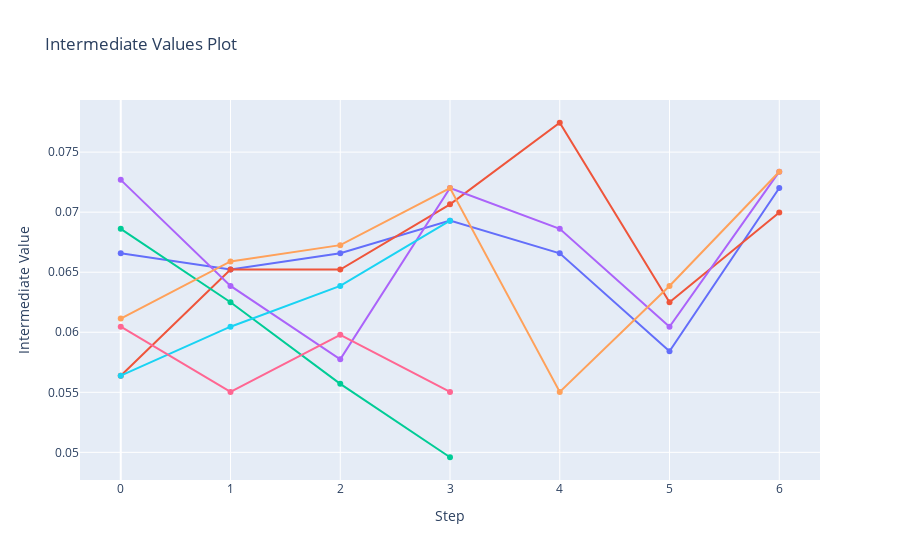

The cell this chart's notebook holds for it:
### Markdown cell above
### Tuning Visualization

### Code cell
import plotly
optuna.visualization.plot_intermediate_values(study)

### Figure 1 — Plotly figure (JSON) as saved in the notebook; plotly's stock layout.template omitted (floating-point values rounded to 4 significant figures)
{"data": [{"marker": {"maxdisplayed": 10}, "mode": "lines+markers", "name": "Trial0", "type": "scatter", "x": [0, 1, 2, 3, 4, 5, 6], "y": [0.06658, 0.06522, 0.06658, 0.06929, 0.06658, 0.05842, 0.07201]}, {"marker": {"maxdisplayed": 10}, "mode": "lines+markers", "name": "Trial1", "type": "scatter", "x": [0, 1, 2, 3, 4, 5, 6], "y": [0.05639, 0.06522, 0.06522, 0.07065, 0.07745, 0.0625, 0.06997]}, {"marker": {"maxdisplayed": 10}, "mode": "lines+markers", "name": "Trial2", "type": "scatter", "x": [0, 1, 2, 3], "y": [0.06861, 0.0625, 0.05571, 0.04959]}, {"marker": {"maxdisplayed": 10}, "mode": "lines+markers", "name": "Trial3", "type": "scatter", "x": [0, 1, 2, 3, 4, 5, 6], "y": [0.07269, 0.06386, 0.05774, 0.07201, 0.06861, 0.06046, 0.07337]}, {"marker": {"maxdisplayed": 10}, "mode": "lines+markers", "name": "Trial4", "type": "scatter", "x": [0, 1, 2, 3, 4, 5, 6], "y": [0.06114, 0.0659, 0.06726, 0.07201, 0.05503, 0.06386, 0.07337]}, {"marker": {"maxdisplayed": 10}, "mode": "lines+markers", "name": "Trial5", "type": "scatter", "x": [0, 1, 2, 3], "y": [0.05639, 0.06046, 0.06386, 0.06929]}, {"marker": {"maxdisplayed": 10}, "mode": "lines+markers", "name": "Trial6", "type": "scatter", "x": [0, 1, 2, 3], "y": [0.06046, 0.05503, 0.05978, 0.05503]}], "layout": {"showlegend": false, "title": {"text": "Intermediate Values Plot"}, "xaxis": {"title": {"text": "Step"}}, "yaxis": {"title": {"text": "Intermediate Value"}}}}
